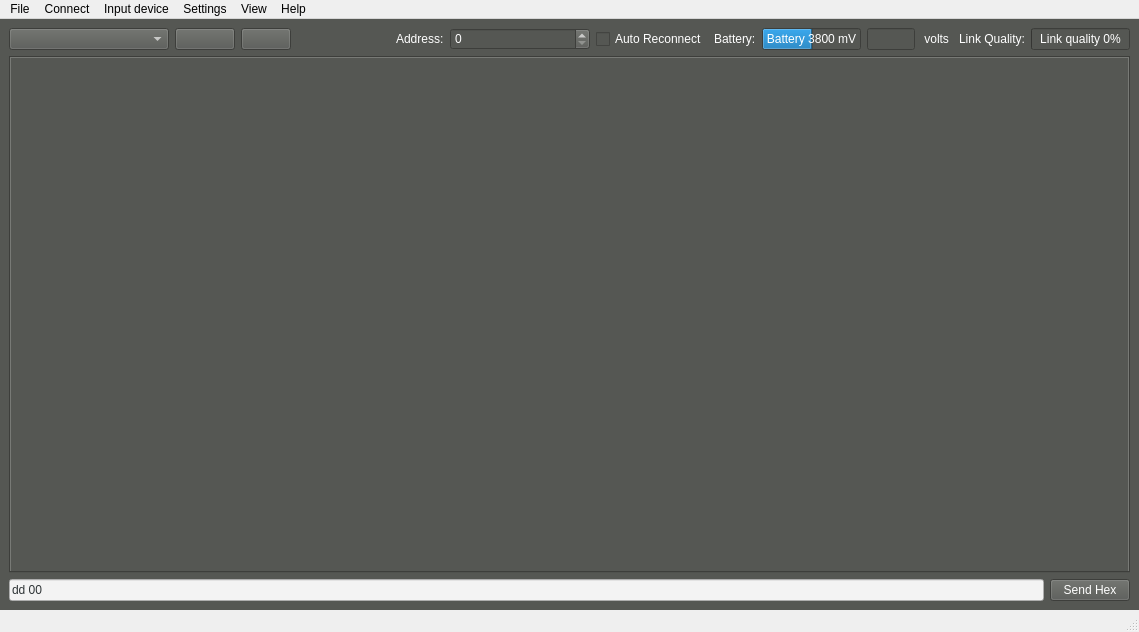
<?xml version="1.0" encoding="UTF-8"?>
<ui version="4.0">
 <class>MainWindow</class>
 <widget class="QMainWindow" name="MainWindow">
  <property name="geometry">
   <rect>
    <x>0</x>
    <y>0</y>
    <width>1139</width>
    <height>632</height>
   </rect>
  </property>
  <property name="windowTitle">
   <string>Crazyflie Nano Quadcopter Control</string>
  </property>
  <property name="statusTip">
   <string/>
  </property>
  <property name="styleSheet">
   <string notr="true"/>
  </property>
  <widget class="QWidget" name="centralwidget">
   <property name="styleSheet">
    <string notr="true">background-color: rgb(85, 87, 83);
color: rgb(255, 255, 255);</string>
   </property>
   <layout class="QGridLayout" name="gridLayout">
    <item row="0" column="0" colspan="2">
     <layout class="QVBoxLayout" name="verticalLayout_2">
      <item>
       <layout class="QGridLayout" name="gridLayout_2">
        <item row="0" column="2">
         <widget class="QPushButton" name="scanButton">
          <property name="minimumSize">
           <size>
            <width>50</width>
            <height>0</height>
           </size>
          </property>
         </widget>
        </item>
        <item row="0" column="11">
         <widget class="QLabel" name="linkQualityLabel">
          <property name="text">
           <string>Link Quality:</string>
          </property>
         </widget>
        </item>
        <item row="0" column="9">
         <widget class="QLineEdit" name="_aff_volts">
          <property name="sizePolicy">
           <sizepolicy hsizetype="Fixed" vsizetype="Preferred">
            <horstretch>0</horstretch>
            <verstretch>0</verstretch>
           </sizepolicy>
          </property>
          <property name="minimumSize">
           <size>
            <width>48</width>
            <height>0</height>
           </size>
          </property>
          <property name="maximumSize">
           <size>
            <width>48</width>
            <height>16777215</height>
           </size>
          </property>
          <property name="alignment">
           <set>Qt::AlignRight|Qt::AlignTrailing|Qt::AlignVCenter</set>
          </property>
          <property name="readOnly">
           <bool>true</bool>
          </property>
         </widget>
        </item>
        <item row="0" column="1">
         <widget class="QPushButton" name="connectButton">
          <property name="minimumSize">
           <size>
            <width>60</width>
            <height>0</height>
           </size>
          </property>
          <property name="toolTip">
           <string/>
          </property>
         </widget>
        </item>
        <item row="0" column="7">
         <widget class="QLabel" name="batteryLabel">
          <property name="text">
           <string>Battery:</string>
          </property>
         </widget>
        </item>
        <item row="0" column="12">
         <widget class="QProgressBar" name="linkQualityBar">
          <property name="minimumSize">
           <size>
            <width>30</width>
            <height>0</height>
           </size>
          </property>
          <property name="maximumSize">
           <size>
            <width>100</width>
            <height>16777215</height>
           </size>
          </property>
          <property name="maximum">
           <number>100</number>
          </property>
          <property name="value">
           <number>0</number>
          </property>
          <property name="textVisible">
           <bool>true</bool>
          </property>
          <property name="format">
           <string>Link quality %p%</string>
          </property>
         </widget>
        </item>
        <item row="0" column="3">
         <spacer name="horizontalSpacer">
          <property name="orientation">
           <enum>Qt::Horizontal</enum>
          </property>
          <property name="sizeHint" stdset="0">
           <size>
            <width>40</width>
            <height>20</height>
           </size>
          </property>
         </spacer>
        </item>
        <item row="0" column="6">
         <widget class="QCheckBox" name="autoReconnectCheckBox">
          <property name="mouseTracking">
           <bool>false</bool>
          </property>
          <property name="text">
           <string>Auto Reconnect</string>
          </property>
          <property name="checked">
           <bool>false</bool>
          </property>
         </widget>
        </item>
        <item row="0" column="5">
         <widget class="HexSpinBox" name="address">
          <property name="sizePolicy">
           <sizepolicy hsizetype="Minimum" vsizetype="Preferred">
            <horstretch>0</horstretch>
            <verstretch>0</verstretch>
           </sizepolicy>
          </property>
          <property name="minimumSize">
           <size>
            <width>140</width>
            <height>0</height>
           </size>
          </property>
         </widget>
        </item>
        <item row="0" column="8">
         <widget class="QProgressBar" name="batteryBar">
          <property name="sizePolicy">
           <sizepolicy hsizetype="Expanding" vsizetype="Preferred">
            <horstretch>0</horstretch>
            <verstretch>0</verstretch>
           </sizepolicy>
          </property>
          <property name="minimumSize">
           <size>
            <width>30</width>
            <height>0</height>
           </size>
          </property>
          <property name="maximumSize">
           <size>
            <width>100</width>
            <height>16777215</height>
           </size>
          </property>
          <property name="minimum">
           <number>3400</number>
          </property>
          <property name="maximum">
           <number>4180</number>
          </property>
          <property name="value">
           <number>3800</number>
          </property>
          <property name="textVisible">
           <bool>true</bool>
          </property>
          <property name="invertedAppearance">
           <bool>false</bool>
          </property>
          <property name="textDirection">
           <enum>QProgressBar::TopToBottom</enum>
          </property>
          <property name="format">
           <string>Battery %v mV</string>
          </property>
         </widget>
        </item>
        <item row="0" column="0">
         <widget class="QComboBox" name="interfaceCombo">
          <property name="sizePolicy">
           <sizepolicy hsizetype="Preferred" vsizetype="Preferred">
            <horstretch>0</horstretch>
            <verstretch>0</verstretch>
           </sizepolicy>
          </property>
          <property name="minimumSize">
           <size>
            <width>160</width>
            <height>0</height>
           </size>
          </property>
          <property name="editable">
           <bool>false</bool>
          </property>
         </widget>
        </item>
        <item row="0" column="4">
         <widget class="QLabel" name="addressLabel">
          <property name="text">
           <string>Address:</string>
          </property>
         </widget>
        </item>
        <item row="0" column="10">
         <widget class="QLabel" name="label">
          <property name="text">
           <string> volts </string>
          </property>
         </widget>
        </item>
       </layout>
      </item>
      <item>
       <widget class="QScrollArea" name="scrollArea">
        <property name="autoFillBackground">
         <bool>false</bool>
        </property>
        <property name="frameShape">
         <enum>QFrame::NoFrame</enum>
        </property>
        <property name="frameShadow">
         <enum>QFrame::Sunken</enum>
        </property>
        <property name="lineWidth">
         <number>1</number>
        </property>
        <property name="verticalScrollBarPolicy">
         <enum>Qt::ScrollBarAsNeeded</enum>
        </property>
        <property name="widgetResizable">
         <bool>true</bool>
        </property>
        <widget class="QWidget" name="scrollAreaWidgetContents">
         <property name="geometry">
          <rect>
           <x>0</x>
           <y>0</y>
           <width>1119</width>
           <height>507</height>
          </rect>
         </property>
         <property name="sizePolicy">
          <sizepolicy hsizetype="Expanding" vsizetype="Expanding">
           <horstretch>0</horstretch>
           <verstretch>0</verstretch>
          </sizepolicy>
         </property>
         <layout class="QGridLayout" name="gridLayout_3">
          <property name="sizeConstraint">
           <enum>QLayout::SetNoConstraint</enum>
          </property>
          <property name="leftMargin">
           <number>0</number>
          </property>
          <property name="topMargin">
           <number>0</number>
          </property>
          <property name="rightMargin">
           <number>0</number>
          </property>
          <property name="bottomMargin">
           <number>0</number>
          </property>
          <item row="0" column="0">
           <widget class="QTabWidget" name="tabs">
            <property name="sizePolicy">
             <sizepolicy hsizetype="Expanding" vsizetype="Expanding">
              <horstretch>0</horstretch>
              <verstretch>0</verstretch>
             </sizepolicy>
            </property>
            <property name="styleSheet">
             <string notr="true"/>
            </property>
            <property name="currentIndex">
             <number>-1</number>
            </property>
           </widget>
          </item>
         </layout>
        </widget>
       </widget>
      </item>
     </layout>
    </item>
    <item row="1" column="0">
     <widget class="QLineEdit" name="hexEdit">
      <property name="styleSheet">
       <string notr="true">background-color: rgb(243, 243, 243);
color: rgb(46, 52, 54);</string>
      </property>
      <property name="text">
       <string>dd 00</string>
      </property>
     </widget>
    </item>
    <item row="1" column="1">
     <widget class="QPushButton" name="sendHexButton">
      <property name="text">
       <string>Send Hex</string>
      </property>
     </widget>
    </item>
   </layout>
  </widget>
  <widget class="QMenuBar" name="menubar">
   <property name="geometry">
    <rect>
     <x>0</x>
     <y>0</y>
     <width>1139</width>
     <height>21</height>
    </rect>
   </property>
   <widget class="QMenu" name="menuFile">
    <property name="title">
     <string>File</string>
    </property>
    <addaction name="separator"/>
    <addaction name="menuItemExit"/>
   </widget>
   <widget class="QMenu" name="menuView">
    <property name="title">
     <string>View</string>
    </property>
   </widget>
   <widget class="QMenu" name="menuHelp">
    <property name="title">
     <string>Help</string>
    </property>
    <addaction name="menuItemAbout"/>
   </widget>
   <widget class="QMenu" name="menuSettings">
    <property name="title">
     <string>Settings</string>
    </property>
    <addaction name="logConfigAction"/>
    <addaction name="separator"/>
    <addaction name="_menuItem_openconfigfolder"/>
   </widget>
   <widget class="QMenu" name="menuConnect">
    <property name="title">
     <string>Connect</string>
    </property>
    <addaction name="menuItemConnect"/>
    <addaction name="menuItemBootloader"/>
    <addaction name="_menu_cf2_config"/>
    <addaction name="_menu_cf1_config"/>
   </widget>
   <widget class="QMenu" name="_menu_inputdevice">
    <property name="title">
     <string>Input device</string>
    </property>
    <addaction name="menuItemConfInputDevice"/>
    <addaction name="_menuitem_rescandevices"/>
    <addaction name="separator"/>
   </widget>
   <addaction name="menuFile"/>
   <addaction name="menuConnect"/>
   <addaction name="_menu_inputdevice"/>
   <addaction name="menuSettings"/>
   <addaction name="menuView"/>
   <addaction name="menuHelp"/>
  </widget>
  <widget class="QStatusBar" name="statusbar"/>
  <action name="menuItemConnect">
   <property name="text">
    <string>Connect Ctrl+C</string>
   </property>
   <property name="shortcut">
    <string/>
   </property>
  </action>
  <action name="menuItemExit">
   <property name="text">
    <string>Exit</string>
   </property>
   <property name="shortcut">
    <string>Ctrl+Q</string>
   </property>
  </action>
  <action name="menuItemRegulation">
   <property name="checkable">
    <bool>true</bool>
   </property>
   <property name="text">
    <string>Regulation</string>
   </property>
  </action>
  <action name="menuItemPlot">
   <property name="checkable">
    <bool>true</bool>
   </property>
   <property name="text">
    <string>Plotting</string>
   </property>
  </action>
  <action name="menuItemFlightdata">
   <property name="checkable">
    <bool>true</bool>
   </property>
   <property name="text">
    <string>Flight data</string>
   </property>
  </action>
  <action name="menuItemService">
   <property name="checkable">
    <bool>true</bool>
   </property>
   <property name="text">
    <string>Service</string>
   </property>
  </action>
  <action name="menuItemAbout">
   <property name="text">
    <string>About</string>
   </property>
   <property name="menuRole">
    <enum>QAction::NoRole</enum>
   </property>
  </action>
  <action name="menuItemConfInputDevice">
   <property name="text">
    <string>Configure device mapping</string>
   </property>
   <property name="menuRole">
    <enum>QAction::NoRole</enum>
   </property>
  </action>
  <action name="actionSelect_input_device">
   <property name="text">
    <string>Select input device</string>
   </property>
  </action>
  <action name="menuItemConsole">
   <property name="text">
    <string>Console</string>
   </property>
  </action>
  <action name="logConfigAction">
   <property name="enabled">
    <bool>false</bool>
   </property>
   <property name="text">
    <string>Logging configurations</string>
   </property>
   <property name="menuRole">
    <enum>QAction::NoRole</enum>
   </property>
  </action>
  <action name="actionOptions">
   <property name="text">
    <string>Options</string>
   </property>
   <property name="menuRole">
    <enum>QAction::NoRole</enum>
   </property>
  </action>
  <action name="menuItemBootloader">
   <property name="text">
    <string>Bootloader</string>
   </property>
  </action>
  <action name="actionAsdfasdf">
   <property name="text">
    <string>asdfasdf</string>
   </property>
  </action>
  <action name="actionSdfasdf">
   <property name="text">
    <string>sdfasdf</string>
   </property>
  </action>
  <action name="_menuitem_rescandevices">
   <property name="enabled">
    <bool>false</bool>
   </property>
   <property name="text">
    <string>Rescan devices</string>
   </property>
  </action>
  <action name="_menuItem_openconfigfolder">
   <property name="text">
    <string>Open config folder</string>
   </property>
  </action>
  <action name="_menu_cf2_config">
   <property name="enabled">
    <bool>false</bool>
   </property>
   <property name="text">
    <string>Configure 2.X</string>
   </property>
   <property name="menuRole">
    <enum>QAction::NoRole</enum>
   </property>
  </action>
  <action name="_menu_cf_config_2">
   <property name="text">
    <string>Configure 1.0</string>
   </property>
  </action>
  <action name="_menu_cf1_config">
   <property name="text">
    <string>Configure 1.0</string>
   </property>
   <property name="menuRole">
    <enum>QAction::NoRole</enum>
   </property>
  </action>
 </widget>
 <customwidgets>
  <customwidget>
   <class>HexSpinBox</class>
   <extends>QSpinBox</extends>
   <header>cfclient.ui.widgets.hexspinbox</header>
  </customwidget>
 </customwidgets>
 <resources/>
 <connections/>
</ui>
